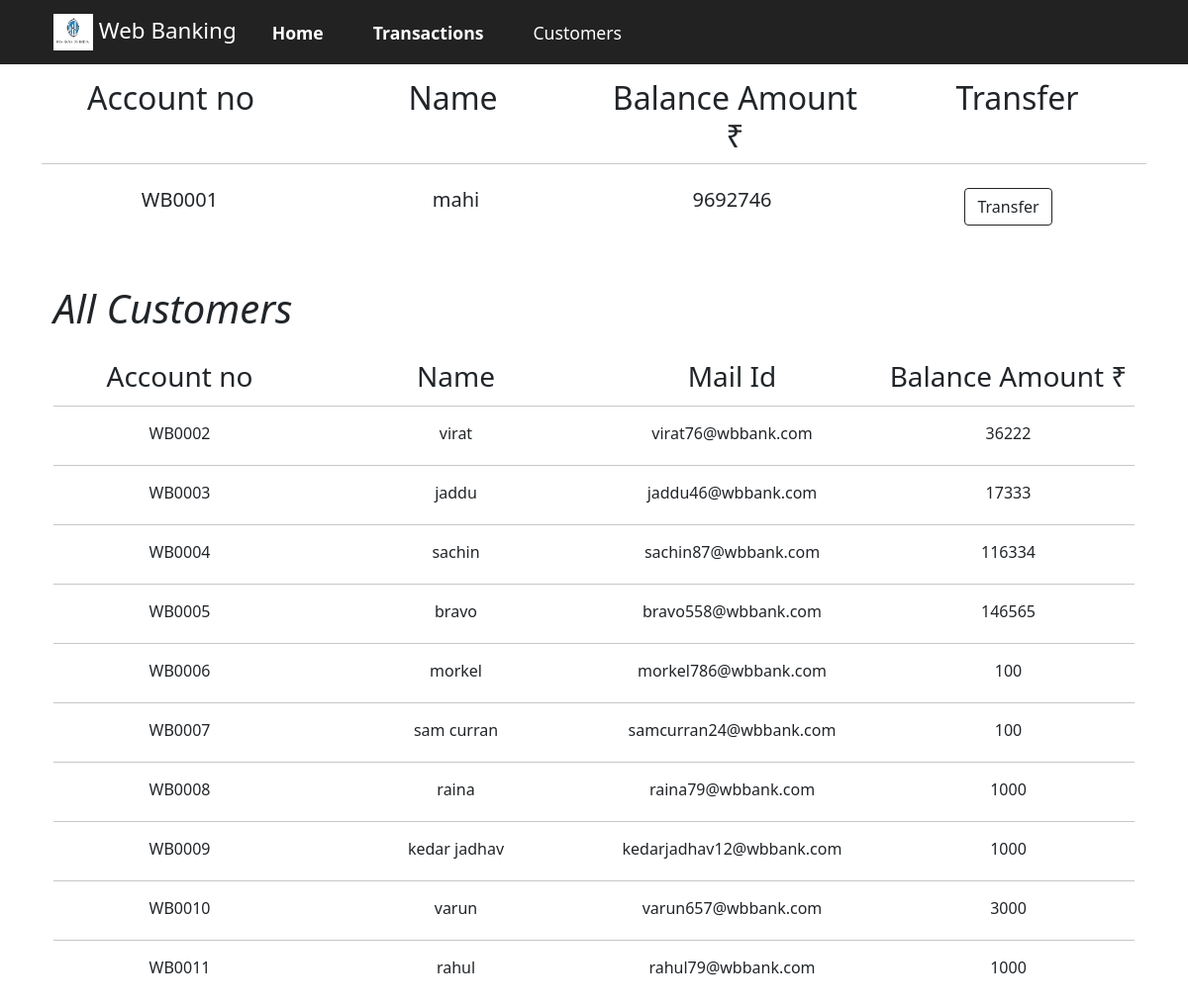
Page /customers on the committed database.
### app.py (models this page shows)
class customers(db.Model):
    acc_no = db.Column(db.String(6), primary_key = True)
    cus_name = db.Column(db.String(30))
    email_id = db.Column(db.String(40))
    bal_amount = db.Column(db.Integer)
    def __repr__(self):
        return f"{self.acc_no},{self.cus_name},{self.email_id},{self.bal_amount}"

### app.py (the view, shortened to what this page needs)
@app.route("/customers",methods = ['POST','GET'])
def customer():
    data = getdata_cust()
    data1 = getdata_trans()
    return render_template("allcustomers.html", data = data)

### app.py (called while the page is built)
def getdata_cust():
    db_obj = customers.query.all()
    cus_list = []
    for i in range (len(db_obj)):
        db_str = str(db_obj[i])
        cus_list.append(db_str.split(","))
        cus_list[i][3] = int(cus_list[i][3])
    return cus_list

def getdata_trans():
    db_obj = transactions.query.all()
    trans_list = []
    for i in range (len(db_obj)):
        db_str = str(db_obj[i])
        trans_list.append(db_str.split(","))
        trans_list[i][0] = int(trans_list[i][0])
        trans_list[i][3] = int(trans_list[i][3])
    return trans_list

    def __repr__(self):
        return f"{self.id},{self.fr_acc},{self.to_acc},{self.amt},{self.time}"

### templates/allcustomers.html (shortened to what this page needs)
<!DOCTYPE html>
<html lang='en'>
<head>
    <link rel='stylesheet' href='https://stackpath.bootstrapcdn.com/bootstrap/5.0.0-alpha2/css/bootstrap.min.css'>
    <link rel="stylesheet" href="https://cdnjs.cloudflare.com/ajax/libs/font-awesome/4.7.0/css/font-awesome.min.css">
    <link rel='stylesheet' href="{{ url_for('static',filename= 'nav.css')}}">
    <link rel='stylesheet' href="{{ url_for('static',filename= 'allcustomers.css')}}">
</head>
<body>
<div id="eng">
    <header>
    <div class='container'>
    <nav class='navbar navbar-expand-lg navbar-light'>
        <div class='container-fluid'>
            <a class='navbar-brand' href='http://localhost:5000/'>
                <img src="{{ url_for('static',filename= 'bank_2.png')}}" width="40" height="37" class="d-inline-block align-top" alt="" loading="lazy"> Web Banking</a>
            <div class='collapse navbar-collapse' id='navbarSupportedContent'>
                <ul class='navbar-nav ml-auto mb-2 mb-lg-0'>
                    <li class='nav-item'>
                    <a class='nav-link height active' aria-current='page' href='http://localhost:5000/'>Home</a>
                    </li>
                    <li class='nav-item'>
                        <a class='nav-link height active' aria-current='page' href='http://localhost:5000/transactions'>Transactions</a>
                    </li>
                    <li class='nav-item'>
                    <a class='nav-link height' href='http://localhost:5000/customers'>Customers</a>
                    </li>
                </ul>
            </div>
        </div>
    </nav>
    </div>
    </header>
     <div class="list">
        <div class="container">
            <div class="row">
            <div class="col-lg-3 h">
                <h2>Account no</h2>
            </div>
            <div class="col-lg-3 h">
                <h2>Name</h2>
            </div>
            <div class="col-lg-3 h">
                <h2>Balance Amount &#8377;</h2>
            </div>
            <div class="col-lg-3 h">
                <h2>Transfer</h2>
            </div>
            </div>
            <div class="col-lg-12">
                <hr>
                <br>
        <div class="container">
        <div class="row">
        <div class="col-lg-3 h">
            <h5>{{data[0][0]}}</h5>
        </div>
        <div class="col-lg-3 h">
            <h5>{{data[0][1]}}</h5>
        </div>
        <div class="col-lg-3 h">
            <h5>{{data[0][3]}}</h5>
        </div>
        <div class="col-lg-3 h">
            <button onclick="open_post()" class="btn btn-outline-dark">Transfer</button>
        </div>
        </div>
    </div>
    </div>
    <div class="doc">
        <div class="container">
            <div class="row">
                <div class="col-lg-12">
                    <h1 class="title">All Customers</h1>
                </div>
                <div class="col-lg-3 h">
                    <h3>Account no</h3>
                </div>
                <div class="col-lg-3 h">
                    <h3>Name</h3>
                </div>
                <div class="col-lg-3 h">
                    <h3>Mail Id</h3>
                </div>
                <div class="col-lg-3 h">
                    <h3>Balance Amount  &#8377;</h3>
                </div>
            </div>
            {% for i in data[1:] %}
            <div class="col-lg-12"><hr class="hrspl"></div>
            <div class="col-lg-12">
                <div class="input" id="myDropdown">
                    <div class="listofcus">
                        <div class="row">
                            <div class="col-lg-3 l">
                                <p>{{i[0]}}</p>
                            </div>
                            <div class="col-lg-3 l">
                                <p>{{i[1]}}</p>
                            </div>
                            <div class="col-lg-3 l">
                                <p>{{i[2]}}</p>
                            </div>
                            <div class="col-lg-3 l">
                                <p>{{i[3]}}</p>
                            </div>
                        </div>
                    </div>
                </div>
            </div>
            {% endfor %}
        </div>
</div>
</body>
</html>

### static/nav.css (style rules this page uses)
header { position: fixed; top: 0; background-color: #222; z-index: 100; width: 100%; transition: 0.5s; }
.navbar { height: 65px; }
.nav-link { color: #fff !important; width: auto; }
.height { padding: 7px 20px !important; margin-top: 2px !important; margin-right: 10px !important; font-size: 1.1rem; border-radius: 20px; }
.active { font-weight: 600; }
.navbar-brand { font-size: 1.4rem; color: #fff !important; }

### static/allcustomers.css (style rules this page uses)
* { text-align: center; }
html { scroll-behavior: smooth; }
.doc { min-height: 334px; padding-bottom: 40px; }
.doc .title { text-align: left; font-style: italic; padding-top: 60px; padding-bottom: 20px; }
.doc .h { text-align: center; }
hr { margin: 0 !important; }
.doc .hrspl { margin-top: 5px !important; border-top: 1px solid; }
.doc .l { text-align: center; padding: 15px 0; vertical-align: middle; }
.doc p { margin: 0 !important; }
.input { text-align: center; }
.list { padding-top: 80px; padding-bottom: 80px; }
.list { min-height: 334px; padding-bottom: 40px; }
.list .title { text-align: left; font-style: italic; padding-top: 60px; padding-bottom: 20px; }
.list .h { text-align: center; }
.list .hrspl { margin-top: 5px !important; border-top: 1px solid; }
.list .l { text-align: center; padding: 15px 0; vertical-align: middle; }
.list p { margin: 0 !important; }

### rows in the picture
customers: cus_name "mahi"
customers: acc_no "WB0002", cus_name "virat", email "virat76@wbbank.com", bal_amount "36222"
customers: acc_no "WB0003", cus_name "jaddu", email "jaddu46@wbbank.com", bal_amount "17333"
customers: acc_no "WB0004", cus_name "sachin", email "sachin87@wbbank.com", bal_amount "116334"
customers: acc_no "WB0005", cus_name "bravo", email "bravo558@wbbank.com", bal_amount "146565"
customers: acc_no "WB0006", cus_name "morkel", email "morkel786@wbbank.com", bal_amount "100"
customers: acc_no "WB0007", cus_name "sam curran", email "samcurran24@wbbank.com", bal_amount "100"
customers: acc_no "WB0008", cus_name "raina", email "raina79@wbbank.com", bal_amount "1000"
customers: acc_no "WB0009", cus_name "kedar jadhav", email "kedarjadhav12@wbbank.com", bal_amount "1000"
customers: acc_no "WB0010", cus_name "varun", email "varun657@wbbank.com", bal_amount "3000"
customers: acc_no "WB0011", cus_name "rahul", email "rahul79@wbbank.com", bal_amount "1000"

### other values in the picture
{{ data[0][0] }} "WB0001"
{{ data[0][3] }} "9692746"
